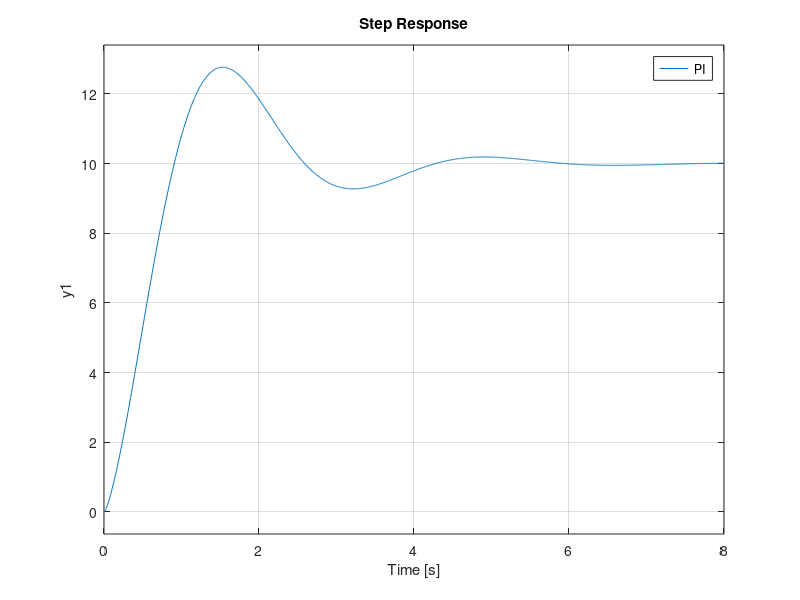
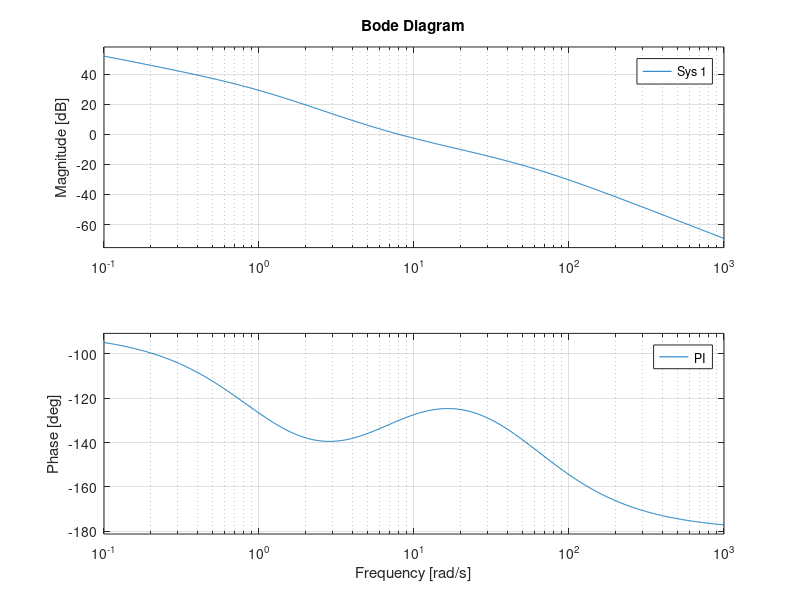

The MATLAB script that drew these images, in order: (Note: this script raises an error after producing the figures.)
clear all
clear clc
close all

U1=220;
U21N=18;
I21N=8;

RSN=U21N/I21N
ku1=0.71;
kr=0.1;
u0=0.5;
%marimea de referinta a sursei
V0_ref=u0*0.2*U1

%L=2.25*10^(-3);
%C=0.008 *10^(-3);

L=2.25;
C=0.008;

%functia de transfer a partii fixe
num= U21N*sqrt(2)*ku1;
H=tf([num],[L*C L/RSN 1])
%bode(H)
Hf = tf(1,[L*C L/RSN 1])

%% PI
w=25.8;
tau=4/w
k=1/10^(9.3/20)
Regulator_PI=tf(k*[tau 1],[tau 0])
figure
step(feedback(H*Regulator_PI,kr)), legend('PI')
figure
bode(H*Regulator_PI), legend('PI')
zpk(Regulator_PI)
pid(Regulator_PI)
%% PD  
w0=20;
beta=0.1;
unghi=atand((1-beta)/(2*sqrt(beta)))
ph=-180+50-unghi
tau_d=1/(w0*sqrt(beta))
k=sqrt(beta)/(10^(-15/20))
Regulator_PD=tf(k*[tau_d 1],[beta*tau_d 1])
figure
step(feedback(H*Regulator_PD,kr)), legend('PD')
figure
bode(H*Regulator_PD), legend('PD')
zpk(Regulator_PD)
pid(Regulator_PD)
%% P
unghi=-180+50
k=1/(10^0.763/20) %0.06 pt essp=0
Regulator_P=tf(k,1)
step(feedback(H*Regulator_P,kr)), legend('P')
figure
bode(H*Regulator_P), legend('P')
